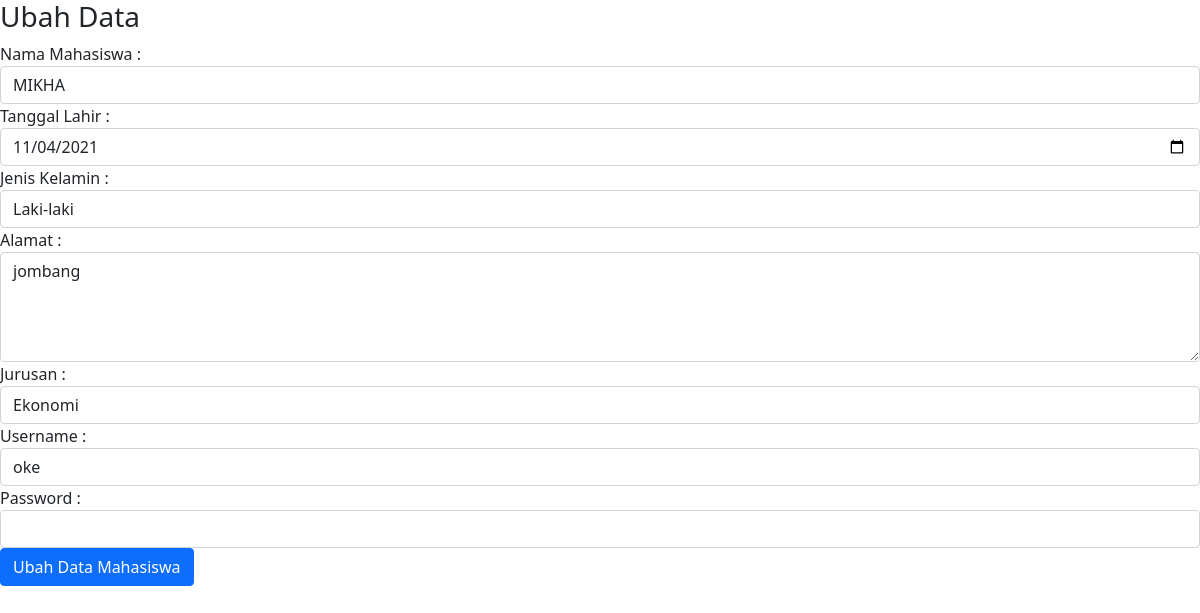
/ubah_mahasiswa.php?id_mhs=6, run on the app's committed database.
### tables this page shows
CREATE TABLE `mahasiswa` (
  `id_mhs` int(11) NOT NULL,
  `nama` varchar(100) NOT NULL,
  `tanggal_lahir` date NOT NULL,
  `jenis_kelamin` enum('L','P') NOT NULL,
  `alamat` text NOT NULL,
  `username` varchar(255) DEFAULT NULL,
  `password` varchar(255) DEFAULT NULL,
  `id_jurusan` int(11) NOT NULL
);

### ubah_mahasiswa.php (the view, shortened to what this page needs)
<!DOCTYPE html>
<html>
<head>
    <link href="https://cdn.jsdelivr.net/npm/bootstrap@5.1.1/dist/css/bootstrap.min.css" rel="stylesheet">
  </head>
  <body>
      <?php
      include "koneksi.php";
      $qry_get_mahasiswa = mysqli_query($conn, "select * from mahasiswa where id_mhs = '".$_GET['id_mhs']."'");
      $dt_mahasiswa = mysqli_fetch_array($qry_get_mahasiswa);
      ?>
    <h3>Ubah Data</h3>
    <form action="proses_ubah_mahasiswa.php" method="post">
        Nama Mahasiswa :
        <input type="text" name="nama" value="<?=$dt_mahasiswa['nama']?>" class="form-control">
        Tanggal Lahir :
        <input type="date" name="tanggal_lahir" value="<?=$dt_mahasiswa['tanggal_lahir']?>" class="form-control">
        Jenis Kelamin :
        <?php
        $arr_jk=array('L'=>'Laki-laki','P'=>'Perempuan');
        ?>
        <select name="jenis_kelamin" class="form-control">
            <?php foreach ($arr_jk as $key_jk => $val_jk) :
                if ($key_jk==$dt_mahasiswa['jenis_kelamin']){
                    $selek="selected";
            } else {
                $selek="";
            }
            ?>
            <option value="<?=$key_gender?>" <?=$selek?>><?=$val_jk?></option>
            <?php endforeach; ?>
        </select>
        Alamat :
        <textarea name="alamat" class="form-control" rows="4"><?=$dt_mahasiswa['alamat']?></textarea>
        Jurusan :
        <select name="id_jurusan" class="form-control">
            <?php
            include "koneksi.php";
            $qry_jurusan = mysqli_query($conn, "select * from jurusan");
            while($data_jurusan=mysqli_fetch_array($qry_jurusan)){
                if($data_jurusan['id_jurusan']==$dt_mahasiswa['id_jurusan']){
                    $selek="selected";
                }
                else {
                    $selek="";
                }
            echo '<option value="'.$data_jurusan['id_jurusan'].'" '.$selek.'>'.$data_jurusan['nama_jurusan'].'</option>';
            }
            ?>
        </select>
        Username :
        <input type="text" name="username" value="<?=$dt_mahasiswa['username']?>" class="form-control">
        Password :
        <input type="password" name="password" value="" class="form-control">
        <input type="submit" name="simpan" value="Ubah Data Mahasiswa" class="btn btn-primary">
  </body>
</html>

### data on the page
mahasiswa: nama "MIKHA", tanggal_lahir "11/04/2021", alamat "jombang", username "oke"

### other printed values
form field jenis_kelamin "Laki-laki"
form field id_jurusan "Ekonomi"
